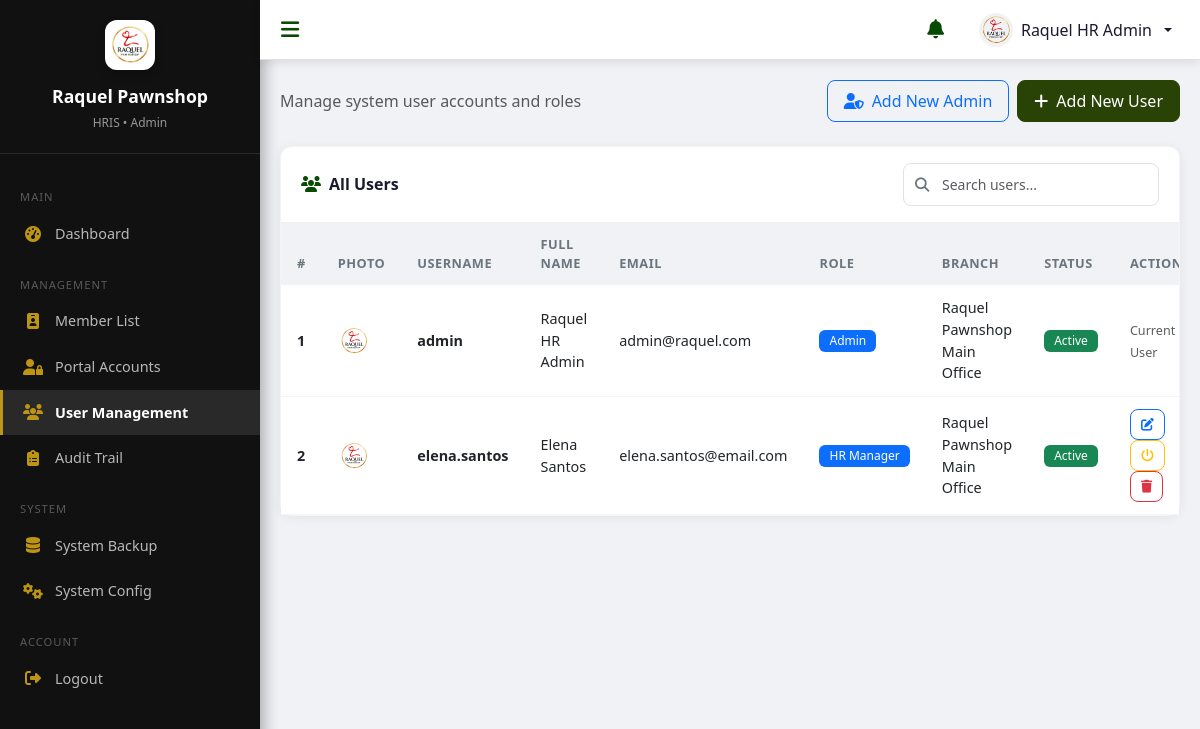
The page /admin/users.php (signed in) on the database its author committed.
### tables this page shows
CREATE TABLE users (
    user_id INT AUTO_INCREMENT PRIMARY KEY,
    employee_id INT NULL,
    username VARCHAR(50) NOT NULL UNIQUE,
    email VARCHAR(100) NOT NULL UNIQUE,
    password_hash VARCHAR(255) NOT NULL,
    full_name VARCHAR(100) NOT NULL,
    role ENUM('Admin', 'HR Manager', 'HR Supervisor', 'HR Staff', 'Employee') NOT NULL,
    branch_id INT NULL,
    is_active TINYINT(1) DEFAULT 1,
    first_login_completed TINYINT(1) DEFAULT 0,
    created_at TIMESTAMP DEFAULT CURRENT_TIMESTAMP,
    updated_at TIMESTAMP DEFAULT CURRENT_TIMESTAMP ON UPDATE CURRENT_TIMESTAMP,
    deleted_at TIMESTAMP NULL DEFAULT NULL,
    FOREIGN KEY (branch_id) REFERENCES branches(branch_id) ON DELETE SET NULL,
    FOREIGN KEY (employee_id) REFERENCES employees(employee_id) ON DELETE SET NULL,
    INDEX idx_user_role (role),
    INDEX idx_user_status (is_active, deleted_at)
);

CREATE TABLE branches (
    branch_id INT AUTO_INCREMENT PRIMARY KEY,
    branch_name VARCHAR(100) NOT NULL,
    location VARCHAR(255) NOT NULL,
    is_active TINYINT(1) DEFAULT 1,
    created_at TIMESTAMP DEFAULT CURRENT_TIMESTAMP,
    updated_at TIMESTAMP DEFAULT CURRENT_TIMESTAMP ON UPDATE CURRENT_TIMESTAMP,
    deleted_at TIMESTAMP NULL DEFAULT NULL,
    INDEX idx_branch_status (is_active, deleted_at)
);

### includes/functions.php (called while the page is built, shortened)
<?php
function e($string)
{
    return htmlspecialchars($string ?? '', ENT_QUOTES, 'UTF-8');
}
function getEmployeeAvatar($profile_picture)
{
    $fallback = BASE_URL . '/assets/img/logo/logo.png';
    return $fallback;
}
function getSetting($conn, $key, $default = null)
{
    $stmt = $conn->prepare("SELECT setting_value FROM system_settings WHERE setting_key = ?");
    $stmt->bind_param("s", $key);
    $stmt->execute();
    $res = $stmt->get_result()->fetch_assoc();
    return $res ? $res['setting_value'] : $default;
}
?>

### admin/users.php (the view, shortened to what this page needs)
<?php
require_once '../includes/session-check.php';
require_once '../includes/functions.php';
require_once '../includes/header.php';
$per_page = 10;
$current_page = isset($_GET['page']) ? max(1, (int)$_GET['page']) : 1;
$offset = ($current_page - 1) * $per_page;
$users = $conn->query("
    SELECT u.*, b.branch_name, e.profile_picture
    FROM users u
    LEFT JOIN branches b ON u.branch_id = b.branch_id
    LEFT JOIN employees e ON u.employee_id = e.employee_id
    WHERE u.role != 'Employee'
    ORDER BY u.created_at DESC
    LIMIT $per_page OFFSET $offset
");
?>
<div class="d-flex justify-content-between align-items-center mb-4">
    <p class="text-muted mb-0">Manage system user accounts and roles</p>
    <div class="d-flex gap-2 flex-wrap justify-content-end">
        <button class="btn btn-outline-primary" data-bs-toggle="modal" data-bs-target="#addAdminModal">
            <i class="fas fa-user-shield me-2"></i>Add New Admin
        </button>
        <button class="btn btn-primary" data-bs-toggle="modal" data-bs-target="#addUserModal">
            <i class="fas fa-plus me-2"></i>Add New User
        </button>
    </div>
</div>
<div class="content-card">
    <div class="card-header">
        <h5><i class="fas fa-users me-2"></i>All Users</h5>
        <div class="search-box">
            <i class="fas fa-search search-icon"></i>
            <input type="text" class="form-control form-control-sm" id="searchUsers" placeholder="Search users..." onkeyup="filterTable('searchUsers', 'usersTable')">
        </div>
    </div>
    <div class="card-body p-0">
        <div class="table-responsive">
            <table class="table table-hover" id="usersTable">
                <thead>
                    <tr>
                        <th>#</th>
                        <th>Photo</th>
                        <th>Username</th>
                        <th>Full Name</th>
                        <th>Email</th>
                        <th>Role</th>
                        <th>Branch</th>
                        <th>Status</th>
                        <th>Actions</th>
                    </tr>
                </thead>
                <tbody>
                    <?php $row_number = 1; ?>
                    <?php while ($user = $users->fetch_assoc()): ?>
                        <tr>
                            <td><strong><?php echo $row_number++; ?></strong></td>
                            <td>
                                <img src="<?php echo getEmployeeAvatar($user['profile_picture']); ?>?v=<?php echo time(); ?>"
                                     alt="Profile" class="rounded-circle" style="width: 32px; height: 32px; object-fit: cover;">
                            </td>
                            <td><strong><?php echo e($user['username']); ?></strong></td>
                            <td><?php echo e($user['full_name']); ?></td>
                            <td><?php echo e($user['email']); ?></td>
                            <td><span class="badge bg-primary"><?php echo e($user['role']); ?></span></td>
                            <td><?php echo e($user['branch_name'] ?? 'N/A'); ?></td>
                            <td>
                                <span class="badge <?php echo $user['is_active'] ? 'bg-success' : 'bg-danger'; ?>">
                                    <?php echo $user['is_active'] ? 'Active' : 'Inactive'; ?>
                                </span>
                            </td>
                            <td>
                                <?php if ($user['user_id'] != $_SESSION['user_id']): ?>
                                    <a href="<?php echo BASE_URL; ?>/admin/edit-user.php?id=<?php echo $user['user_id']; ?>"
                                       class="btn btn-sm btn-outline-primary" title="Edit User">
                                        <i class="fas fa-edit"></i>
                                    </a>
                                    <a href="?toggle=<?php echo $user['user_id']; ?>"
                                       class="btn btn-sm btn-outline-warning" title="Toggle Active/Inactive">
                                        <i class="fas fa-power-off"></i>
                                    </a>
                                    <button type="button" class="btn btn-sm btn-outline-danger"
                                            title="Delete User"
                                            onclick="setDeleteTarget(<?php echo $user['user_id']; ?>, '<?php echo e(addslashes($user['username'])); ?>')"
                                            data-bs-toggle="modal" data-bs-target="#deleteModal">
                                        <i class="fas fa-trash"></i>
                                    </button>
                                <?php else: ?>
                                    <small class="text-muted">Current User</small>
                                <?php endif; ?>
                            </td>
                        </tr>
                    <?php endwhile; ?>
                </tbody>
            </table>
        </div>
    </div>
</div>
<?php require_once '../includes/footer.php'; ?>

### includes/header.php (shortened to what this page needs)
<?php
require_once __DIR__ . '/functions.php';
$sys_pawnshop_name = getSetting($conn, 'company_name', 'Raquel Pawnshop');
$sys_logo = getSetting($conn, 'system_logo', 'assets/img/logo/logo.png');
$current_page = basename($_SERVER['PHP_SELF']);
$effective_role = $_SESSION['role'] ?? '';
$stmt = $conn->prepare("
    SELECT e.profile_picture
    FROM users u
    LEFT JOIN employees e ON u.employee_id = e.employee_id
    WHERE u.user_id = ?
    LIMIT 1
");
$stmt->bind_param("i", $_SESSION['user_id']);
$stmt->execute();
$res = $stmt->get_result();
$display_avatar = getEmployeeAvatar('');
if ($row = $res->fetch_assoc()) {
    $display_avatar = getEmployeeAvatar($row['profile_picture']);
}
$sidebar_menus = [];
switch ($effective_role) {
    case 'Admin':
        $sidebar_menus = [
            'MAIN' => [
                ['icon' => 'fas fa-tachometer-alt', 'label' => 'Dashboard', 'url' => BASE_URL . '/admin/dashboard.php', 'page' => 'dashboard.php'],
            ],
            'MANAGEMENT' => [
                ['icon' => 'fas fa-id-badge', 'label' => 'Member List', 'url' => BASE_URL . '/admin/members.php', 'page' => 'members.php'],
                ['icon' => 'fas fa-user-lock', 'label' => 'Portal Accounts', 'url' => BASE_URL . '/admin/employee-accounts.php', 'page' => 'employee-accounts.php'],
                ['icon' => 'fas fa-users', 'label' => 'User Management', 'url' => BASE_URL . '/admin/users.php', 'page' => 'users.php'],
                ['icon' => 'fas fa-clipboard-list', 'label' => 'Audit Trail', 'url' => BASE_URL . '/admin/audit-trail.php', 'page' => 'audit-trail.php'],
            ],
            'SYSTEM' => [
                ['icon' => 'fas fa-database', 'label' => 'System Backup', 'url' => BASE_URL . '/admin/backup.php', 'page' => 'backup.php'],
                ['icon' => 'fas fa-cogs', 'label' => 'System Config', 'url' => BASE_URL . '/admin/config.php', 'page' => 'config.php'],
            ],
        ];
        break;
}
?>
<!DOCTYPE html>
<html lang="en">
<head>
    <link href="https://cdn.jsdelivr.net/npm/bootstrap@5.3.0/dist/css/bootstrap.min.css" rel="stylesheet">
    <link href="https://cdnjs.cloudflare.com/ajax/libs/font-awesome/6.4.0/css/all.min.css" rel="stylesheet">
    <link href="<?php echo BASE_URL; ?>/assets/css/style.css?v=<?php echo time(); ?>" rel="stylesheet">
</head>
<body>
    <aside class="sidebar" id="sidebar">
        <div class="sidebar-header">
            <img src="<?php echo BASE_URL . '/' . e($sys_logo); ?>" alt="Logo"
                style="width: 50px; height: 50px; border-radius: 12px; object-fit: cover; margin-bottom: 8px; box-shadow: 0 4px 10px rgba(0,0,0,0.2); background: white; border: 2px solid rgba(255,255,255,0.1);">
            <h2><?php echo e($sys_pawnshop_name); ?></h2>
            <?php if ($effective_role === 'Employee'): ?>
                <small>Your HRIS Employee Portal</small>
            <?php else: ?>
                <small>HRIS • <?php echo e($effective_role); ?></small>
            <?php endif; ?>
        </div>
        <nav class="sidebar-nav" id="sidebar-nav">
            <?php foreach ($sidebar_menus as $label => $items): ?>
                <div class="nav-label"><?php echo e($label); ?></div>
                <?php foreach ($items as $item): ?>
                    <?php
                    $classes = ($current_page === $item['page']) ? 'active' : '';
                    ?>
                    <a href="<?php echo $item['url']; ?>" class="<?php echo $classes; ?>"
                        title="<?php echo e($item['label']); ?>">
                        <i class="<?php echo $item['icon']; ?>"></i>
                        <span class="nav-text"><?php echo e($item['label']); ?></span>
                    </a>
                <?php endforeach; ?>
            <?php endforeach; ?>
            <div class="nav-label">ACCOUNT</div>
            <a href="<?php echo BASE_URL; ?>/logout.php" title="Logout">
                <i class="fas fa-sign-out-alt"></i>
                <span class="nav-text">Logout</span>
            </a>
        </nav>
    </aside>
    <header class="top-navbar">
        <div class="d-flex align-items-center gap-3">
            <button class="sidebar-toggle" onclick="toggleSidebar()">
                <i class="fas fa-bars"></i>
            </button>
        </div>
        <div class="nav-right">
            <div class="dropdown">
                <button class="notification-btn" data-bs-toggle="dropdown" aria-expanded="false" id="notificationBtn">
                    <i class="fas fa-bell"></i>
                </button>
            </div>
            <div class="dropdown user-dropdown">
                <button class="btn dropdown-toggle" data-bs-toggle="dropdown">
                    <div class="user-avatar">
                        <img src="<?php echo $display_avatar . '?v=' . time(); ?>" alt="Avatar">
                    </div>
                    <span class="d-none d-md-inline"><?php echo e($_SESSION['full_name']); ?></span>
                </button>
            </div>
        </div>
    </header>
    <main class="main-content">

### includes/footer.php (shortened to what this page needs)
</main>
</body>
</html>

### rows shown on the page
users: username "admin", full_name "Raquel HR Admin", email "admin@raquel.com", role "Admin", branch.branch_name "Raquel Pawnshop Main Office", is_active "Active", shows "Current User"
users: username "elena.santos", full_name "Elena Santos", email "elena.santos@email.com", role "HR Manager", branch.branch_name "Raquel Pawnshop Main Office", is_active "Active"

### other values the page prints
$sys_pawnshop_name "Raquel Pawnshop"
$effective_role "Admin"
$label "MAIN"
$item['label'] "Dashboard"
$label "MANAGEMENT"
$item['label'] "Member List"
$item['label'] "Portal Accounts"
$item['label'] "User Management"
$item['label'] "Audit Trail"
$label "SYSTEM"
$item['label'] "System Backup"
$item['label'] "System Config"
$_SESSION['full_name'] "Raquel HR Admin"
